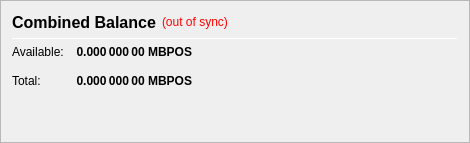
                   <widget class="QFrame" name="frame_CombinedBalances">
                    <property name="minimumSize">
                     <size>
                      <width>470</width>
                      <height>0</height>
                     </size>
                    </property>
                    <property name="frameShape">
                     <enum>QFrame::StyledPanel</enum>
                    </property>
                    <property name="frameShadow">
                     <enum>QFrame::Raised</enum>
                    </property>
                    <layout class="QVBoxLayout" name="verticalLayout_5">
                     <item>
                      <layout class="QHBoxLayout" name="horizontalLayout_5" stretch="0,0,0">
                       <item>
                        <widget class="QLabel" name="label_5z">
                         <property name="minimumSize">
                          <size>
                           <width>0</width>
                           <height>20</height>
                          </size>
                         </property>
                         <property name="font">
                          <font>
                           <pointsize>12</pointsize>
                           <weight>75</weight>
                           <bold>true</bold>
                          </font>
                         </property>
                         <property name="toolTip">
                          <string>Combined Balance (including unconfirmed and immature coins)</string>
                         </property>
                         <property name="text">
                          <string>Combined Balance</string>
                         </property>
                        </widget>
                       </item>
                       <item>
                        <widget class="QLabel" name="labelWalletStatus">
                         <property name="cursor">
                          <cursorShape>WhatsThisCursor</cursorShape>
                         </property>
                         <property name="toolTip">
                          <string>The displayed information may be out of date. Your wallet automatically synchronizes with the MasterBitPOS network after a connection is established, but this process has not completed yet.</string>
                         </property>
                         <property name="styleSheet">
                          <string notr="true">QLabel { color: red; }</string>
                         </property>
                         <property name="text">
                          <string notr="true">(out of sync)</string>
                         </property>
                         <property name="alignment">
                          <set>Qt::AlignLeading|Qt::AlignLeft|Qt::AlignVCenter</set>
                         </property>
                        </widget>
                       </item>
                       <item>
                        <spacer name="horizontalSpacer_1">
                         <property name="orientation">
                          <enum>Qt::Horizontal</enum>
                         </property>
                         <property name="sizeHint" stdset="0">
                          <size>
                           <width>40</width>
                           <height>20</height>
                          </size>
                         </property>
                        </spacer>
                       </item>
                      </layout>
                     </item>
                     <item>
                      <widget class="Line" name="line_CombinedBalance">
                       <property name="minimumSize">
                        <size>
                         <width>0</width>
                         <height>1</height>
                        </size>
                       </property>
                       <property name="maximumSize">
                        <size>
                         <width>16777215</width>
                         <height>1</height>
                        </size>
                       </property>
                       <property name="orientation">
                        <enum>Qt::Horizontal</enum>
                       </property>
                      </widget>
                     </item>
                     <item>
                      <layout class="QGridLayout" name="gridLayout_3">
                       <property name="spacing">
                        <number>12</number>
                       </property>
                       <item row="1" column="0">
                        <widget class="QLabel" name="labelBalanceTextz">
                         <property name="text">
                          <string>Available:</string>
                         </property>
                        </widget>
                       </item>
                       <item row="1" column="1">
                        <widget class="QLabel" name="labelBalancez">
                         <property name="font">
                          <font>
                           <weight>75</weight>
                           <bold>true</bold>
                          </font>
                         </property>
                         <property name="cursor">
                          <cursorShape>IBeamCursor</cursorShape>
                         </property>
                         <property name="toolTip">
                          <string>Your current spendable balance</string>
                         </property>
                         <property name="text">
                          <string notr="true">0.000 000 00 MBPOS</string>
                         </property>
                         <property name="alignment">
                          <set>Qt::AlignRight|Qt::AlignTrailing|Qt::AlignVCenter</set>
                         </property>
                         <property name="textInteractionFlags">
                          <set>Qt::LinksAccessibleByMouse|Qt::TextSelectableByKeyboard|Qt::TextSelectableByMouse</set>
                         </property>
                        </widget>
                       </item>
                       <item row="2" column="0">
                        <widget class="QLabel" name="labelTotalTextz">
                         <property name="text">
                          <string>Total:</string>
                         </property>
                        </widget>
                       </item>
                       <item row="2" column="1">
                        <widget class="QLabel" name="labelTotalz">
                         <property name="font">
                          <font>
                           <weight>75</weight>
                           <bold>true</bold>
                          </font>
                         </property>
                         <property name="cursor">
                          <cursorShape>IBeamCursor</cursorShape>
                         </property>
                         <property name="toolTip">
                          <string>Total Balance, including all unavailable coins.</string>
                         </property>
                         <property name="text">
                          <string notr="true">0.000 000 00 MBPOS</string>
                         </property>
                         <property name="alignment">
                          <set>Qt::AlignRight|Qt::AlignTrailing|Qt::AlignVCenter</set>
                         </property>
                         <property name="textInteractionFlags">
                          <set>Qt::LinksAccessibleByMouse|Qt::TextSelectableByKeyboard|Qt::TextSelectableByMouse</set>
                         </property>
                        </widget>
                       </item>
                       <item row="2" column="3">
                        <spacer name="horizontalSpacer_2">
                         <property name="orientation">
                          <enum>Qt::Horizontal</enum>
                         </property>
                         <property name="sizeHint" stdset="0">
                          <size>
                           <width>40</width>
                           <height>20</height>
                          </size>
                         </property>
                        </spacer>
                       </item>
                      </layout>
                     </item>
                     <item>
                      <spacer name="verticalSpacer_1">
                       <property name="orientation">
                        <enum>Qt::Vertical</enum>
                       </property>
                       <property name="sizeHint" stdset="0">
                        <size>
                         <width>20</width>
                         <height>40</height>
                        </size>
                       </property>
                      </spacer>
                     </item>
                    </layout>
                   </widget>
